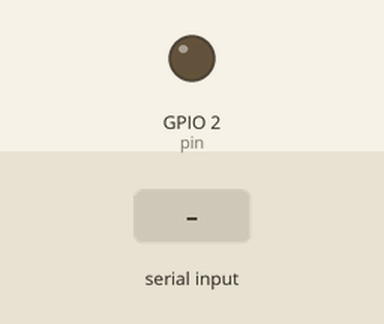
The program below on a simulated ESP32. Shown: output pins drawn as LEDs (lit = HIGH). The inputs (shaded band) are chosen by the test bench. What the program prints to the serial monitor is not drawn.

Above: at 1.2 s.
1.3 s: "1" received over Serial
At 2.2 s:
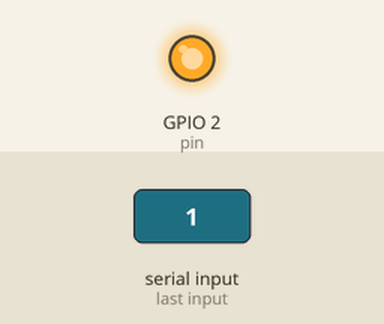
2.8 s: "0" received over Serial
At 3.3 s:
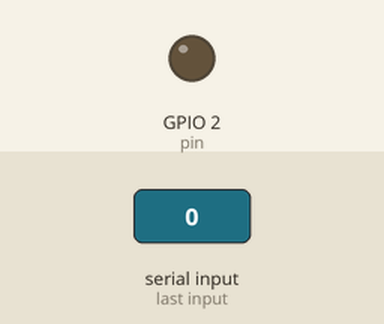
Timing chart, 0 to 5.8 s (numbered marks = the images above; inputs shaded):
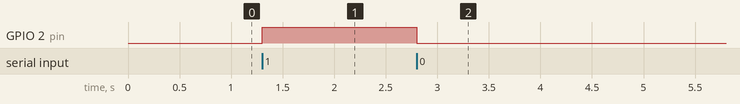

The program:

main.cpp
```cpp
#include <Arduino.h>

const int pin = 2;  // 假设我们使用 GPIO 2

void setup() {
  // 初始化串口通讯
  Serial.begin(115200);

  // 初始化GPIO引脚为输出模式
  pinMode(pin, OUTPUT);

  Serial.println("请随时输入 '1' 设置为高电平，'0' 设置为低电平");
}

void loop() {
  // 检查是否有串口输入
  if (Serial.available() > 0) {
    char input = Serial.read();  // 读取输入的字符

    // 根据输入字符控制 GPIO 电平
    if (input == '1') {
      digitalWrite(pin, HIGH);  // 设置为高电平
      Serial.println("GPIO 设置为高电平");
    }
    else if (input == '0') {
      digitalWrite(pin, LOW);   // 设置为低电平
      Serial.println("GPIO 设置为低电平");
    }
    else {
      Serial.println("无效输入，请输入 '1' 或 '0'");
    }
  }
}
```

Measured:
- after the input at 1.3 s, GPIO 2 (pin): LOW → HIGH at once
- after the input at 2.8 s, GPIO 2 (pin): HIGH → LOW at once
